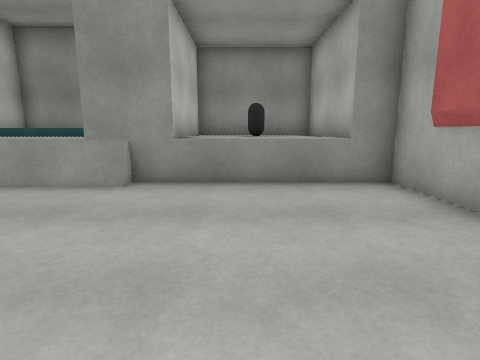
[1] (above)

12 first-person views from a walk through a 3-D level made in the Unity game engine. The camera is 1.2 m above the floor, tilts 10° down and sees 80° across. Doors are open. The floor is counted in squares, 1 m on a side. Each view is taken from the middle of a square. On the plan, view 1 faces up. The plan holds only what a view shows up to about 13 squares ahead; the rest is blank. The place goes on beyond the plan. The player is left out.

[2]
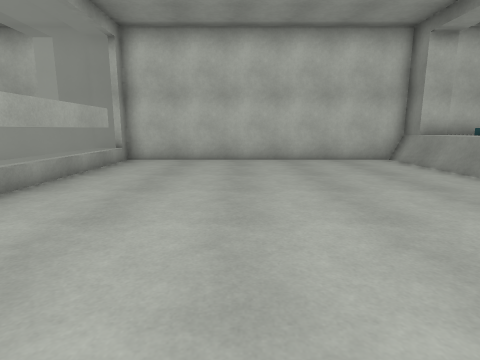

[3]
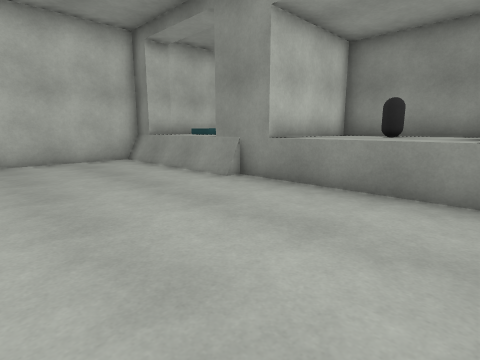

[4]
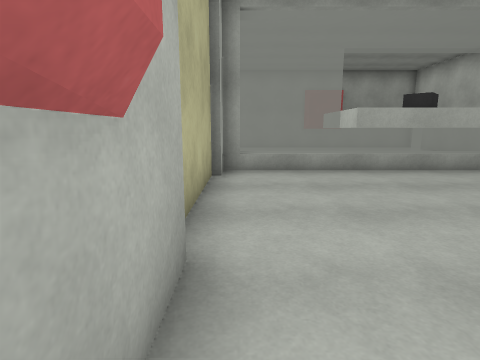

[5]
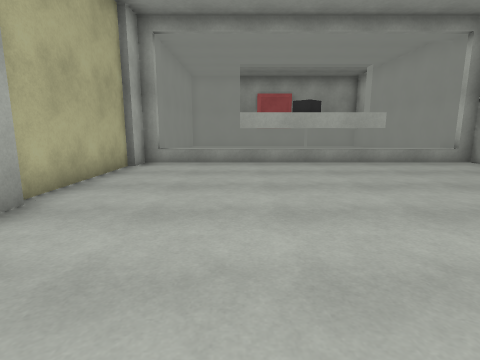

[6]
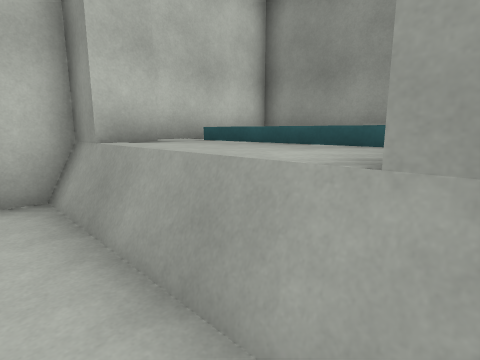

[7]
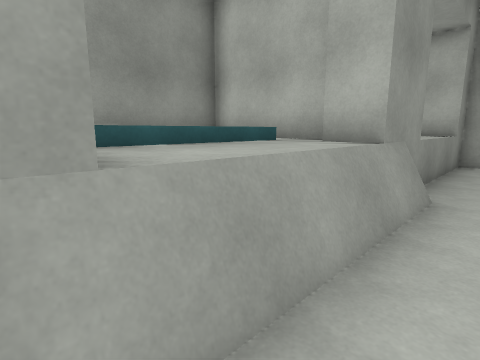

[8]
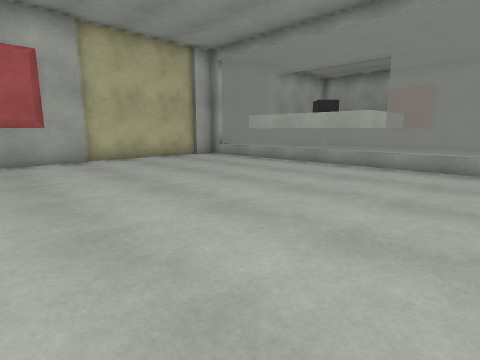

[9]
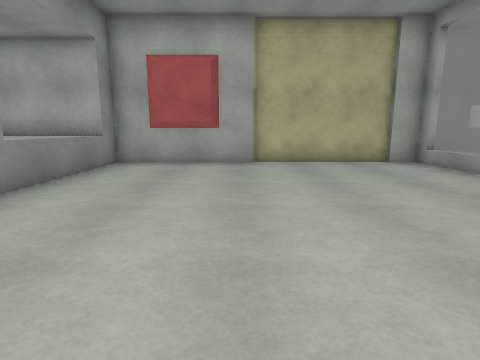

[10]
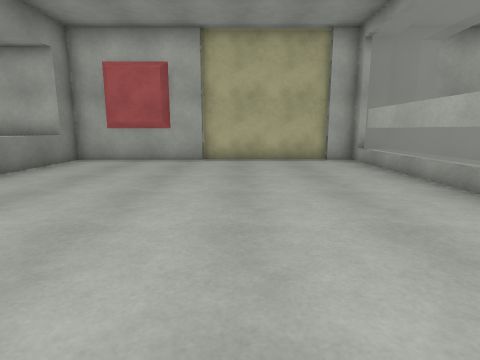

[11]
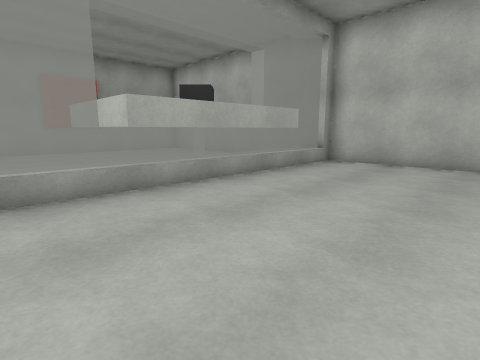

[12]
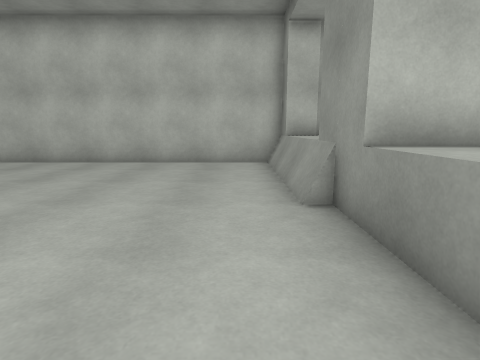

### Floor plan
Points are (right, up) in squares from view 1. A wall is a line through its corners. A room is listed if a view was taken in it or the views show most of it. See-through windows are left out.
Room 1 (views 1, 2, 3, 4, 5, 6, 7, 8, 9, 10, 11, 12)
walls: (3.5, 1.4) (3.5, 6.5) (-8.5, 6.5) (-8.5, -4.5) (-8, -4.5); (-1.5, -4.5) (3.5, -4.5) (3.5, -3.5); (3.5, 2.7) (3.3, 3) (3.3, 5) (3.5, 5.3); (-4.8, -5) (-4.8, -3.5) (0, -3.5) (0, -5); (3.7, -3.6) (3.7, 1.5)
low walls: (-2.4, 6.3) (-8.5, 6.3); (-7.2, -4.5) (-3.5, -4.5)
ways out: open door at (0.5, 7)

Where each view was taken, in squares from view 1:
view 1: 0 up, 0 right, facing up
view 2: 0 up, 3 right, facing left
view 3: 1 up, 3 right, facing up-left
view 4: 4 up, 3 right, facing down
view 5: 6 up, 0 right, facing down
view 6: 5 up, 3 left, facing up-left
view 7: 5 up, 8 left, facing up-right
view 8: 5 up, 8 left, facing down-right
view 9: 2 up, 7 left, facing right
view 10: 0 up, 8 left, facing right
view 11: 1 up, 2 right, facing down-left
view 12: 5 up, 2 right, facing left
